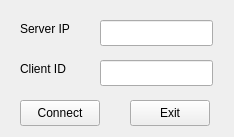
<?xml version="1.0" encoding="UTF-8"?>
<ui version="4.0">
 <class>MainWindow</class>
 <widget class="QMainWindow" name="MainWindow">
  <property name="geometry">
   <rect>
    <x>0</x>
    <y>0</y>
    <width>234</width>
    <height>137</height>
   </rect>
  </property>
  <property name="windowTitle">
   <string>Client Config</string>
  </property>
  <widget class="QWidget" name="centralWidget">
   <widget class="QLineEdit" name="ip_addr">
    <property name="geometry">
     <rect>
      <x>100</x>
      <y>20</y>
      <width>113</width>
      <height>26</height>
     </rect>
    </property>
    <property name="text">
     <string/>
    </property>
   </widget>
   <widget class="QLabel" name="label">
    <property name="geometry">
     <rect>
      <x>20</x>
      <y>20</y>
      <width>54</width>
      <height>18</height>
     </rect>
    </property>
    <property name="text">
     <string>Server IP</string>
    </property>
   </widget>
   <widget class="QPushButton" name="ConnectButton">
    <property name="geometry">
     <rect>
      <x>20</x>
      <y>100</y>
      <width>80</width>
      <height>26</height>
     </rect>
    </property>
    <property name="text">
     <string>Connect</string>
    </property>
   </widget>
   <widget class="QLabel" name="label_2">
    <property name="geometry">
     <rect>
      <x>20</x>
      <y>60</y>
      <width>54</width>
      <height>18</height>
     </rect>
    </property>
    <property name="text">
     <string>Client ID</string>
    </property>
   </widget>
   <widget class="QLineEdit" name="c_id">
    <property name="geometry">
     <rect>
      <x>100</x>
      <y>60</y>
      <width>113</width>
      <height>26</height>
     </rect>
    </property>
   </widget>
   <widget class="QPushButton" name="ExitButton">
    <property name="geometry">
     <rect>
      <x>130</x>
      <y>100</y>
      <width>80</width>
      <height>26</height>
     </rect>
    </property>
    <property name="text">
     <string>Exit</string>
    </property>
   </widget>
   <zorder>label</zorder>
   <zorder>ConnectButton</zorder>
   <zorder>label_2</zorder>
   <zorder>ExitButton</zorder>
   <zorder>c_id</zorder>
   <zorder>ip_addr</zorder>
  </widget>
 </widget>
 <layoutdefault spacing="6" margin="11"/>
 <tabstops>
  <tabstop>ip_addr</tabstop>
  <tabstop>c_id</tabstop>
  <tabstop>ConnectButton</tabstop>
  <tabstop>ExitButton</tabstop>
 </tabstops>
 <resources/>
 <connections/>
</ui>
